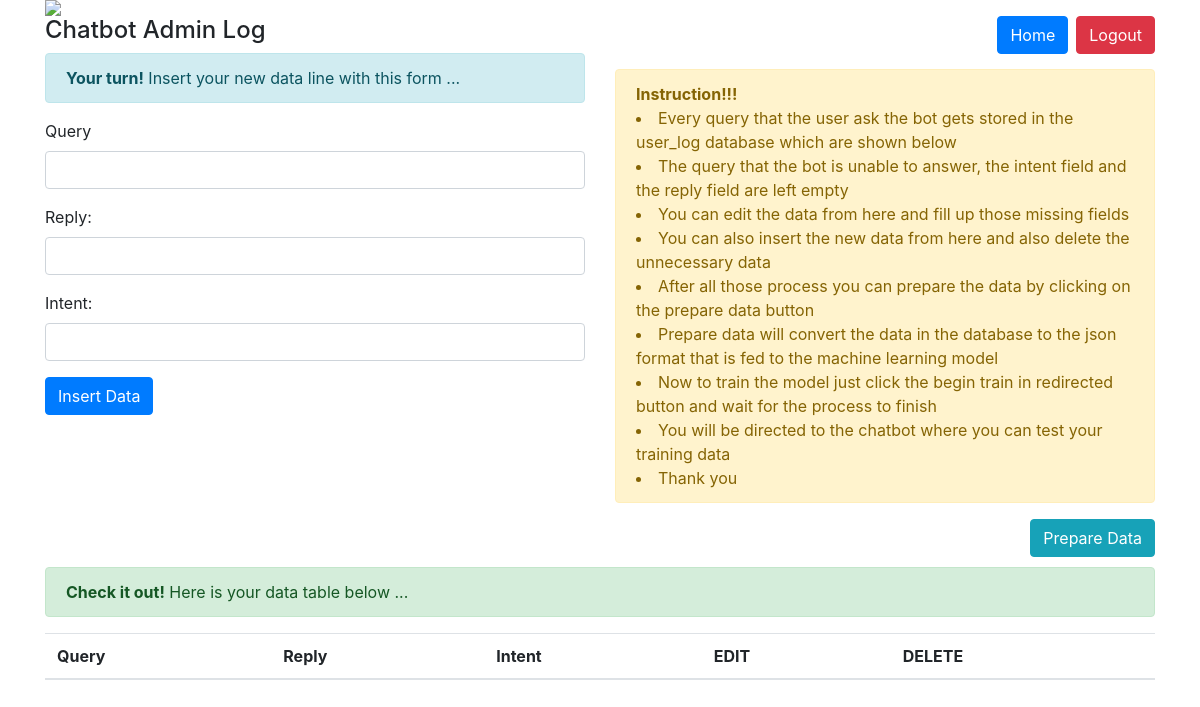
/train_board (signed in), run on an earlier commit of the app's database.
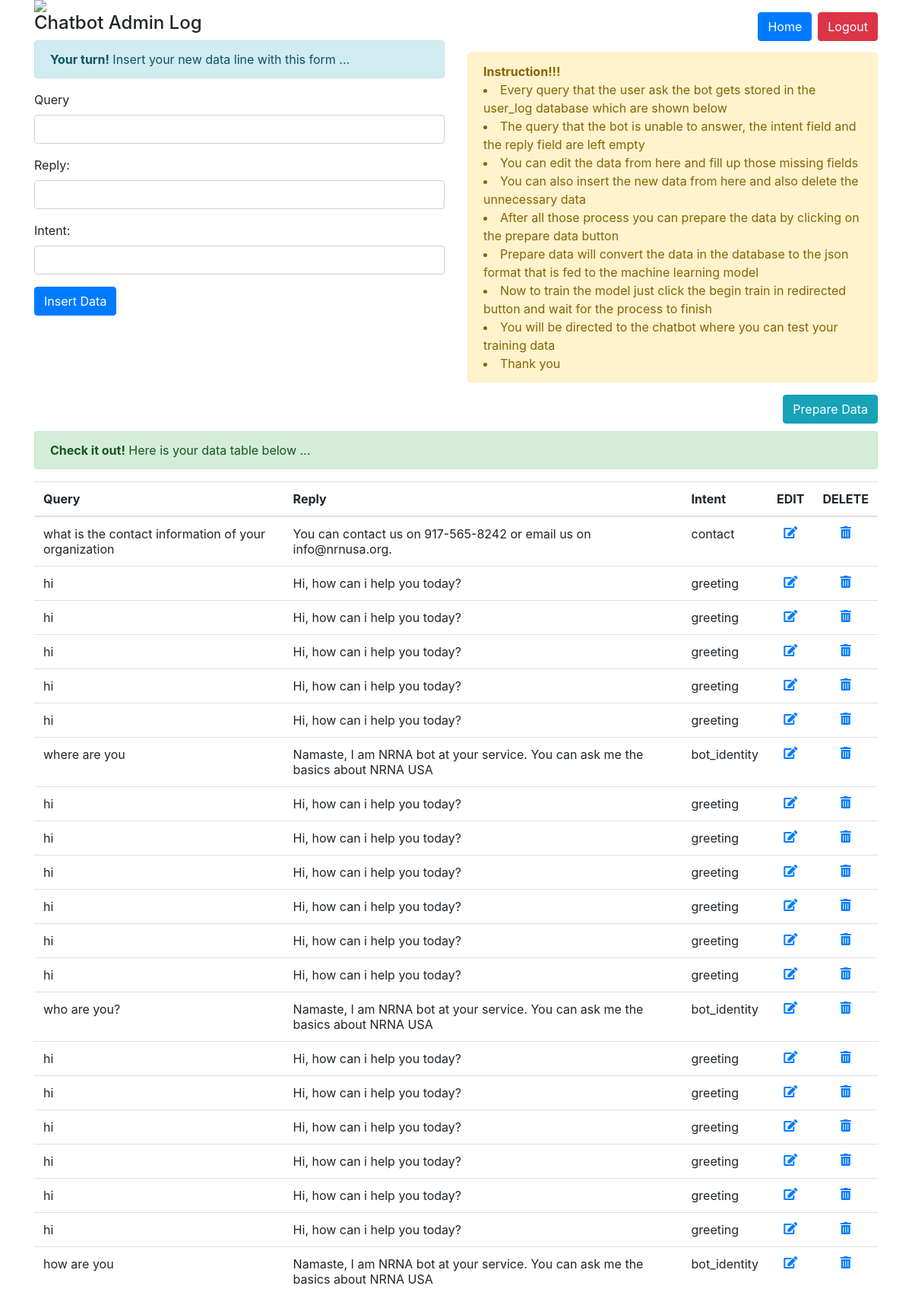
And on a later commit of the database.
### tables this page shows
CREATE TABLE dataset (query TEXT,reply TEXT,intent TEXT);

### api.py (the view)
@app.route('/train_board', methods = ['POST', 'GET'])
def sql_database():
    if not session.get('logged_in'):
        return render_template('login.html')
    else:
        from functions.sqlquery import sql_query
        results = sql_query(''' SELECT * FROM dataset''')
        msg = 'SELECT * FROM dataset'
        return render_template('t_board.html', results=results, msg=msg)

### functions/sqlquery.py (called while the page is built)
def sql_query(query):
    cur = conn.cursor()
    cur.execute(query)
    rows = cur.fetchall()
    return rows

### templates/t_board.html (shortened to what this page needs)
<html>
    <head>
         <link rel="stylesheet" href="https://use.fontawesome.com/releases/v5.1.0/css/all.css">
         <link rel="stylesheet" href="https://stackpath.bootstrapcdn.com/bootstrap/4.1.1/css/bootstrap.min.css">
    </head>
   <body>
    <div class="container">
        <div class="row">
            <div class="col-md-6">
                <img src = 'http://www.itsimplified-ms.com/posts/photos/databases.png'>
                <h4>Chatbot Admin Log</h4>
                {% block content %}
                {% if 'query_edit' in request.url %}
                    <div class="alert alert-info" role="alert">
                        <strong>Your turn!</strong> Edit your selected data line here ...
                    </div>
                    {% for eresult in eresults %}
                        <form action = "edit" method = "POST">
                            <div class="form-group">
                                <label>Query:</label>
                                 <input class="form-control" type = "text" name = "query" value='{{eresult["query"]}}'/>
                            </div>
                            <div class="form-group">
                                <label>Reply:</label>
                                <input class="form-control" type = "text" name = "reply" value='{{eresult["reply"]}}' />
                            </div>
                            <div class="form-group">
                                <label>Intent:</label>
                                <input class="form-control" type = "text" name = "intent" value='{{eresult["intent"]}}'/>
                            </div>
                            <div class="form-group">
                                <input type ="hidden" name = "old_query" value='{{eresult["query"]}}' />
                                <input type ="hidden" name = "old_reply" value='{{eresult["reply"]}}' />
                            </div>
                            {% endfor %}
                            <button class="btn btn-primary" type="submit">Update Data</button>
                        </form>
                {% else %}
                <div class="alert alert-info" role="alert">
                    <strong>Your turn!</strong> Insert your new data line with this form ...
                </div>
                <form action = "insert" method = "POST">
                    <div class="form-group">
                        <label>Query</label>
                        <input class="form-control" type = "text" name = "query" />
                    </div>
                    <div class="form-group">
                        <label>Reply:</label>
                        <input class="form-control" type = "text" name = "reply" />
                    </div>
                    <div class="form-group">
                        <label>Intent:</label>
                        <input class="form-control" type = "text" name = "intent" />
                    </div>
                    <button class="btn btn-primary" type="submit">Insert Data</button>
                </form>
            </div>
                {% endif %}
            {% endblock content %}
            <div class="col-md-6">
                <div class="d-flex justify-content-end mt-3">
                    <div>
                            <input id="index"  type="button" class="btn btn-primary" TYPE="button"  VALUE="Home"
        onclick='window.location.href="{{ url_for('index')}}"'>
                    </div>
                    <div>
                        <input id="logout"  type="button" class="btn btn-danger ml-2" TYPE="button"  VALUE="Logout"
        onclick='window.location.href="{{ url_for('logout')}}"'>
                    </div>
                </div>
                <div  id="info" class="alert alert-warning" role="alert">
                    <strong>Instruction!!!</strong>
                    <li> Every query that the user ask the bot gets stored in the user_log database which are shown below</li>
                    <li> The query that the bot is unable to answer, the intent field and the reply field are left empty</li>
                    <li> You can edit the data from here and fill up those missing fields</li>
                    <li> You can also insert the new data from here and also delete the unnecessary data</li>
                    <li> After all those process you can prepare the data by clicking on the prepare data button</li>
                    <li> Prepare data will convert the data in the database to the json format that is fed to the machine learning model</li>
                    <li> Now to train the model just click the begin train in redirected button and wait for the process to finish </li>
                    <li> You will be directed to the chatbot where you can test your training data</li>
                    <li> Thank you</li>
                </div>
        </div>
        </div>
        <div class="row">
            <div class="col-md-12">
                <input id="button-style" type="button" class="btn btn-info" VALUE="Prepare Data" data-toggle="modal" data-target="#myModal"
                onclick='window.location.href="{{ url_for('prepare_data')}}"' style="float: right;margin-bottom: 10px;">
            </div>
            <div class="col-md-12">
                <div class="alert alert-success" role="alert">
                    <strong>Check it out!</strong> Here is your data table below ...
                </div>
            </div>
            <div class="col-md-12">
                <div class="table-responsive">
                    <table class = 'table table-hover'>
                        <thead>
                            <tr>
                            <th>Query</th>
                            <th>Reply</th>
                            <th>Intent</th>
                            <th>EDIT</th>
                            <th>DELETE</th>
                            </tr>
                        </thead>
                        {% for result in results %}
                            <tr>
                               <td>{{result["query"]}}</td>
                               <td>{{result["reply"]}}</td>
                               <td>{{result["intent"]}}</td>
                               <td align="center"><a href = "{{ url_for('sql_editlink', efquery=result['query'], elreply=result['reply']) }}"><i class="fas fa-edit"></a></td>
                               <td align="center"><a href = "{{ url_for('sql_datadelete', fquery=result['query'], lreply=result['reply']) }}"><i class="fas fa-trash-alt"></a></td>
                            </tr>
                        {% endfor %}
                    </table>
                </div>
            </div>
        </div>
    </div>
    </body>
</html>

### templates/t_board.html (style rules this page uses)
#info { margin-top: 15px; }

What changed in the data, as far as the page shows it:
added dataset: query "what is the contact information of your organization", reply "You can contact us on 917-565-8242 or email us on info@nrnusa.org.", intent "contact"
added dataset: query "hi", reply "Hi, how can i help you today?", intent "greeting"
added dataset: query "hi", reply "Hi, how can i help you today?", intent "greeting"
added dataset: query "hi", reply "Hi, how can i help you today?", intent "greeting"
added dataset: query "hi", reply "Hi, how can i help you today?", intent "greeting"
added dataset: query "hi", reply "Hi, how can i help you today?", intent "greeting"
added dataset: query "where are you", reply "Namaste, I am NRNA bot at your service. You can ask me the basics about NRNA USA", intent "bot_identity"
added dataset: query "hi", reply "Hi, how can i help you today?", intent "greeting"
added dataset: query "hi", reply "Hi, how can i help you today?", intent "greeting"
added dataset: query "hi", reply "Hi, how can i help you today?", intent "greeting"
added dataset: query "hi", reply "Hi, how can i help you today?", intent "greeting"
added dataset: query "hi", reply "Hi, how can i help you today?", intent "greeting"
added dataset: query "hi", reply "Hi, how can i help you today?", intent "greeting"
added dataset: query "who are you?", reply "Namaste, I am NRNA bot at your service. You can ask me the basics about NRNA USA", intent "bot_identity"
added dataset: query "hi", reply "Hi, how can i help you today?", intent "greeting"
added dataset: query "hi", reply "Hi, how can i help you today?", intent "greeting"
added dataset: query "hi", reply "Hi, how can i help you today?", intent "greeting"
added dataset: query "hi", reply "Hi, how can i help you today?", intent "greeting"
added dataset: query "hi", reply "Hi, how can i help you today?", intent "greeting"
added dataset: query "hi", reply "Hi, how can i help you today?", intent "greeting"
added dataset: query "how are you", reply "Namaste, I am NRNA bot at your service. You can ask me the basics about NRNA USA", intent "bot_identity"
